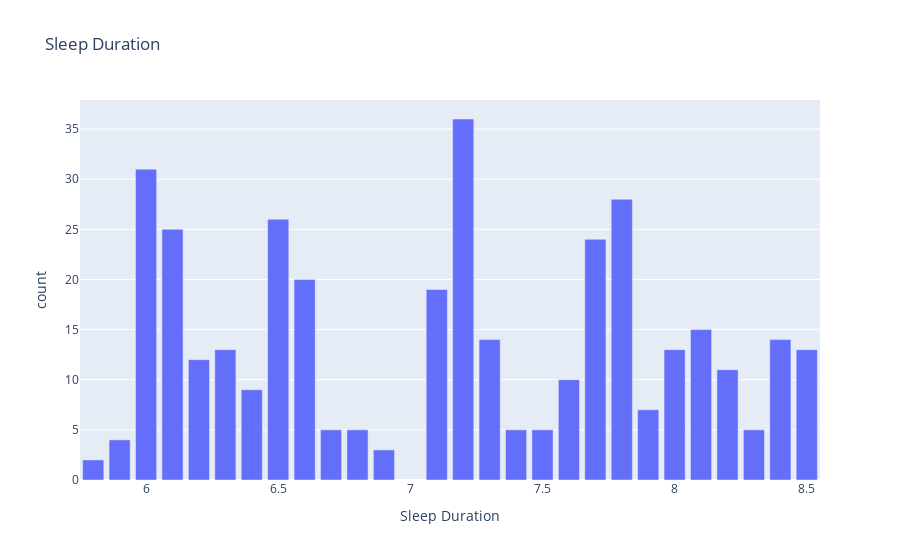

The cell this chart's notebook holds for it:
### Markdown cell above
## ↘️ Sleep Duration

### Code cell
fig=px.bar(Sleep_Duration_count,x='Sleep Duration',y='count',title='Sleep Duration')
fig.show()

### Figure 1 — Plotly figure (JSON) as saved in the notebook; plotly's stock layout.template omitted (floating-point values rounded to 4 significant figures)
{"data": [{"hovertemplate": "Sleep Duration=%{x}<br>count=%{y}<extra></extra>", "legendgroup": "", "marker": {"color": "#636efa", "pattern": {"shape": ""}}, "name": "", "orientation": "v", "showlegend": false, "textposition": "auto", "type": "bar", "x": [7.2, 6.0, 7.8, 6.5, 6.1, 7.7, 6.6, 7.1, 8.1, 7.3, 8.4, 8.0, 6.3, 8.5, 6.2, 8.2, 7.6, 6.4, 7.9, 8.3, 7.4, 6.7, 7.5, 6.8, 5.9, 6.9, 5.8], "xaxis": "x", "y": [36, 31, 28, 26, 25, 24, 20, 19, 15, 14, 14, 13, 13, 13, 12, 11, 10, 9, 7, 5, 5, 5, 5, 5, 4, 3, 2], "yaxis": "y"}], "layout": {"barmode": "relative", "legend": {"tracegroupgap": 0}, "title": {"text": "Sleep Duration"}, "xaxis": {"anchor": "y", "domain": [0, 1], "title": {"text": "Sleep Duration"}}, "yaxis": {"anchor": "x", "domain": [0, 1], "title": {"text": "count"}}}}
